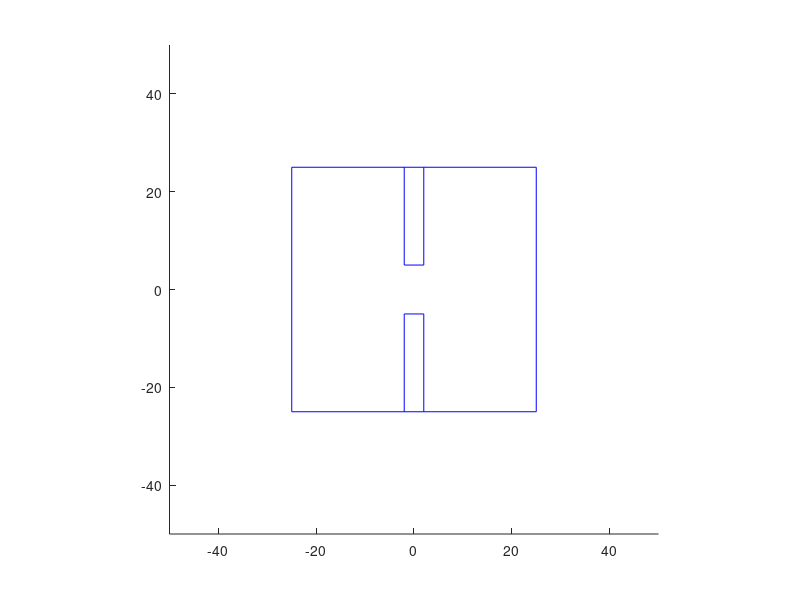

The MATLAB script that drew this image: (Note: this script raises an error after producing the figure.)
%% workspaceSetup.m

% This is the script to setup the workspace of needle thru hole problem.
% What included in the script is the parameters that describe a 2D planar
% tissue block with a hole in the middle.

%% Parameters
tissue = [-25  25  25 -25 -25; 25 25 -25 -25 25];
%tissue=[1 1;1 1];
structTissueData =struct('center',[0; -10; 0],'widthX',[30],'heightZ',[10],'depthY',[10]);

wall_top = [-2 -2 2 2;25 5 5 25];
wall_bottom = [-2 -2 2 2;-25 -5 -5 -25];

clf;
axis([-50 50 -50 50]);
axis square;

%% Plot the box.
line(tissue(1,:),tissue(2,:),'color','blue');
line(wall_top(1,:),wall_top(2,:),'color','blue');
line(wall_bottom(1,:),wall_bottom(2,:),'color','blue');

%% Needle Type 3. non ideal curved Needle
structNeedleGeometry = struct('straightL',0,'kinkAngle', 0, 'radius',10,'arc',pi);

%% initial transformation matrix (initial configuration)
needle_tip_pos_init = [-10;0;0]; % the initial need tip position wrt spatial frame

transMatFrmNeedleToTissue.rot = [-1 0 0;0 1 0;0 0 -1]; % the initial need frame orientation
transMatFrmNeedleToTissue.trans = needle_tip_pos_init - transMatFrmNeedleToTissue.rot * structNeedleGeometry.radius * [-1 0 0]';

%% test checkCollision
% define the boundry of the map
mapUpBound = struct('start',[-50; 50; 0],'end',[50; 50; 0]);
mapLefeBound = struct('start',[50; 50; 0],'end',[50; -50; 0]);
mapBottomBound = struct('start',[50; -50; 0],'end',[-50; -50; 0]);
mapRightBound = struct('start',[-50; -50; 0],'end',[-50; 50; 0]);

% define the boundry of the objects
% top wall
topWallRight = struct('start',[-5; 5; 0],'end',[-5; 50; 0]);
topWallLeft = struct('start',[5; 5; 0],'end',[5; 50; 0]);
topWallBottom = struct('start',[-5; 5; 0],'end',[5; 5; 0]);
% bottom wall
downWallRight = struct('start',[-5; -5; 0],'end',[-5; -50; 0]);
downWallLeft = struct('start',[5; -5; 0],'end',[5; -50; 0]);
downWallBottom = struct('start',[-5; -5; 0],'end',[5; -5; 0]);

checkCollision( structStraightLine, structNeedleGeometry, transMatFrmNeedleToTissue);
    
    
    
    
    
    
    
    
    
    
    
    
    